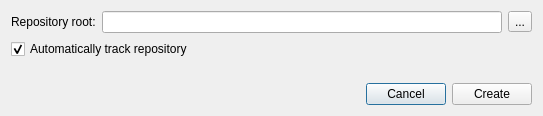
<?xml version="1.0" encoding="UTF-8"?>
<ui version="4.0">
 <class>CreateNewRepositoryDialog</class>
 <widget class="QDialog" name="CreateNewRepositoryDialog">
  <property name="geometry">
   <rect>
    <x>0</x>
    <y>0</y>
    <width>543</width>
    <height>116</height>
   </rect>
  </property>
  <property name="maximumSize">
   <size>
    <width>16777215</width>
    <height>116</height>
   </size>
  </property>
  <property name="windowTitle">
   <string>Create new QtPods application repository</string>
  </property>
  <property name="windowIcon">
   <iconset resource="resources.qrc">
    <normaloff>:/icons/icons/file_new.svg</normaloff>:/icons/icons/file_new.svg</iconset>
  </property>
  <layout class="QVBoxLayout" name="verticalLayout">
   <item>
    <layout class="QGridLayout" name="gridLayout">
     <item row="0" column="0">
      <widget class="QLabel" name="label">
       <property name="text">
        <string>Repository root:</string>
       </property>
      </widget>
     </item>
     <item row="0" column="1">
      <widget class="QLineEdit" name="lineEditRepositoryRoot"/>
     </item>
     <item row="0" column="2">
      <widget class="QToolButton" name="toolButtonChooseRepositoryRoot">
       <property name="text">
        <string>...</string>
       </property>
      </widget>
     </item>
    </layout>
   </item>
   <item>
    <widget class="QCheckBox" name="checkBoxAutomaticallyTrack">
     <property name="text">
      <string>Automatically track repository</string>
     </property>
     <property name="checked">
      <bool>true</bool>
     </property>
    </widget>
   </item>
   <item>
    <spacer name="verticalSpacer">
     <property name="orientation">
      <enum>Qt::Vertical</enum>
     </property>
     <property name="sizeHint" stdset="0">
      <size>
       <width>20</width>
       <height>40</height>
      </size>
     </property>
    </spacer>
   </item>
   <item>
    <layout class="QHBoxLayout" name="horizontalLayout">
     <item>
      <spacer name="horizontalSpacer">
       <property name="orientation">
        <enum>Qt::Horizontal</enum>
       </property>
       <property name="sizeHint" stdset="0">
        <size>
         <width>40</width>
         <height>20</height>
        </size>
       </property>
      </spacer>
     </item>
     <item>
      <widget class="QPushButton" name="pushButtonCancel">
       <property name="text">
        <string>Cancel</string>
       </property>
      </widget>
     </item>
     <item>
      <widget class="QPushButton" name="pushButtonCreate">
       <property name="text">
        <string>Create</string>
       </property>
      </widget>
     </item>
    </layout>
   </item>
  </layout>
 </widget>
 <resources>
  <include location="resources.qrc"/>
 </resources>
 <connections/>
</ui>
